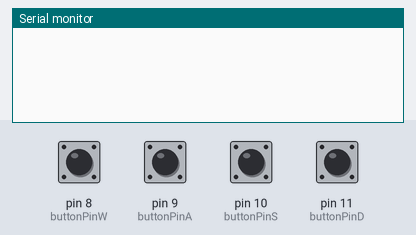
Simulated run of this sketch. Board: Arduino Uno, built with avr-gcc and run on an emulated ATmega328P. On the bench: the last lines printed to the serial monitor. The test bench sets the inputs (shaded band); at power-on: pin 8 (buttonPinW), pin 9 (buttonPinA), pin 10 (buttonPinS), pin 11 (buttonPinD) HIGH.

Above: at 1.2 s.
1.3 s: pin 8 (buttonPinW) pulled LOW for 0.15 s
At 2.5 s:
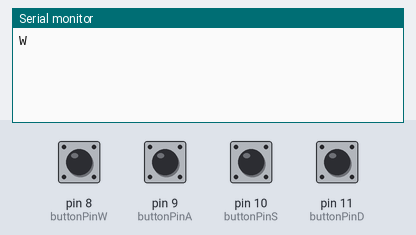
2.9 s: pin 9 (buttonPinA) pulled LOW for 0.15 s
At 3.8 s:
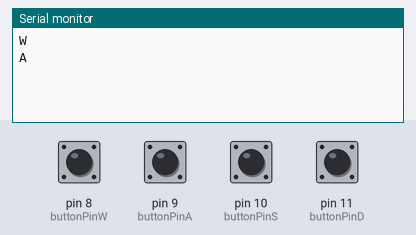
4.5 s: pin 10 (buttonPinS) pulled LOW for 0.15 s
At 5.1 s:
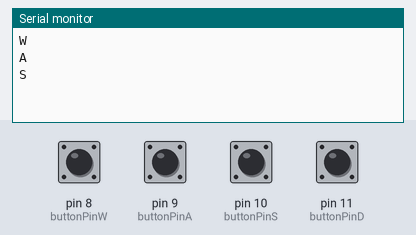
6.1 s: pin 11 (buttonPinD) pulled LOW for 0.15 s
At 7.5 s:
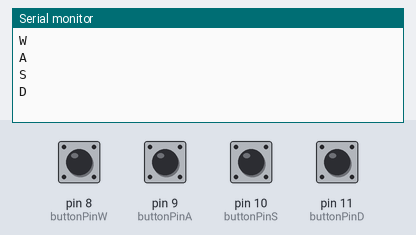

Measured:
- after the input at 1.3 s, the serial monitor: prints a new line at once (image 1)
- after the input at 2.9 s, the serial monitor: prints a new line at once (image 2)
- after the input at 4.5 s, the serial monitor: prints a new line at once (image 3)
- after the input at 6.1 s, the serial monitor: prints a new line at once (image 4)

The sketch:

ArduinoKB.ino
```cpp
const int buttonPinW = 8; // W key, make sure it matches on ur arduino board!!
const int buttonPinA = 9; // A key, make sure it matches on ur arduino board!!
const int buttonPinS = 10; // S key, make sure it matches on ur arduino board!!
const int buttonPinD = 11; // D key, make sure it matches on ur arduino board!!

bool lastButtonStateW = HIGH;
bool lastButtonStateA = HIGH;
bool lastButtonStateS = HIGH;
bool lastButtonStateD = HIGH;


void setup() {
  // put your setup code here, to run once:
  pinMode(buttonPinW, INPUT_PULLUP);
  pinMode(buttonPinA, INPUT_PULLUP);
  pinMode(buttonPinS, INPUT_PULLUP);
  pinMode(buttonPinD, INPUT_PULLUP);

  Serial.begin(9600);
}

void loop() {
  // put your main code here, to run repeatedly:
  bool buttonStateW = digitalRead(buttonPinW);
  bool buttonStateA = digitalRead(buttonPinA);
  bool buttonStateS = digitalRead(buttonPinS);
  bool buttonStateD = digitalRead(buttonPinD);

  if (buttonStateW == LOW && lastButtonStateW == HIGH) {
    Serial.println("W");
    delay(100);
  }


  if (buttonStateA == LOW && lastButtonStateA == HIGH) {
    Serial.println("A");
    delay(100);
  }


  if (buttonStateS == LOW && lastButtonStateS == HIGH) {
    Serial.println("S");
    delay(100);
  }


  if (buttonStateD == LOW && lastButtonStateD == HIGH) {
    Serial.println("D");
    delay(100);
  }


  lastButtonStateW = buttonStateW;
  lastButtonStateA = buttonStateA;
  lastButtonStateS = buttonStateS;
  lastButtonStateD = buttonStateD;
}
```
